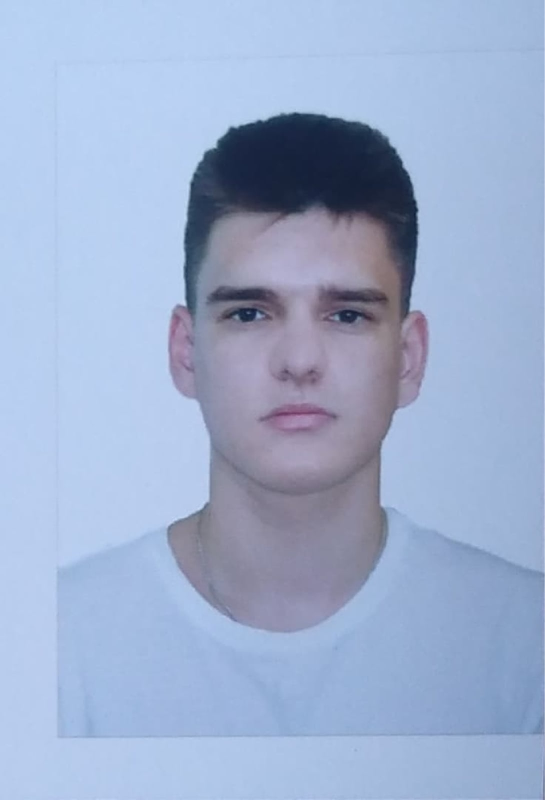
#> input picture data/photo.jpg, 1090 x 1600 px (shown at 1/2 size)
$ jupyter execute lesson_1.ipynb
#> lines starting #> are read from the running program, lines starting #| are printed output that depends on the picture
[cell 1]
import cv2

[cell 2]
def loading_displaying_saving():
    img = cv2.imread('data/photo.jpg', cv2.IMREAD_GRAYSCALE)
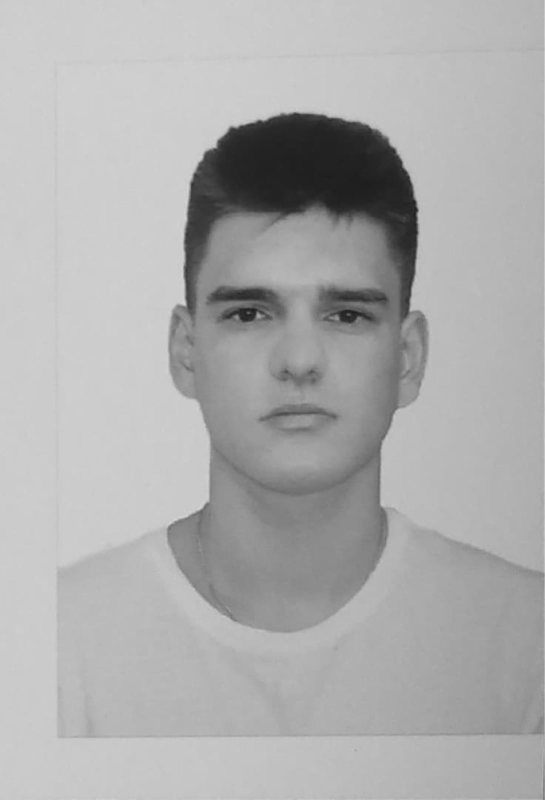
#> img: shape (1600, 1090) (shown at 1/2 size); min 24, max 219, mean 173.2
    cv2.imshow('photo', img)
    cv2.waitKey(0)
    cv2.imwrite('data/grayphoto.jpg', img)

[cell 3]
loading_displaying_saving()

[cell 4]
img = cv2.imread('data/photo.jpg', cv2.IMREAD_COLOR)
#> img is the input picture: shape (1600, 1090, 3); mean B, G, R 206.3, 174.6, 157.5
img.shape
#> Out = (1600, 1090, 3)

[cell 5]
img[1599,0]
#> Out = [234, 201, 181]
